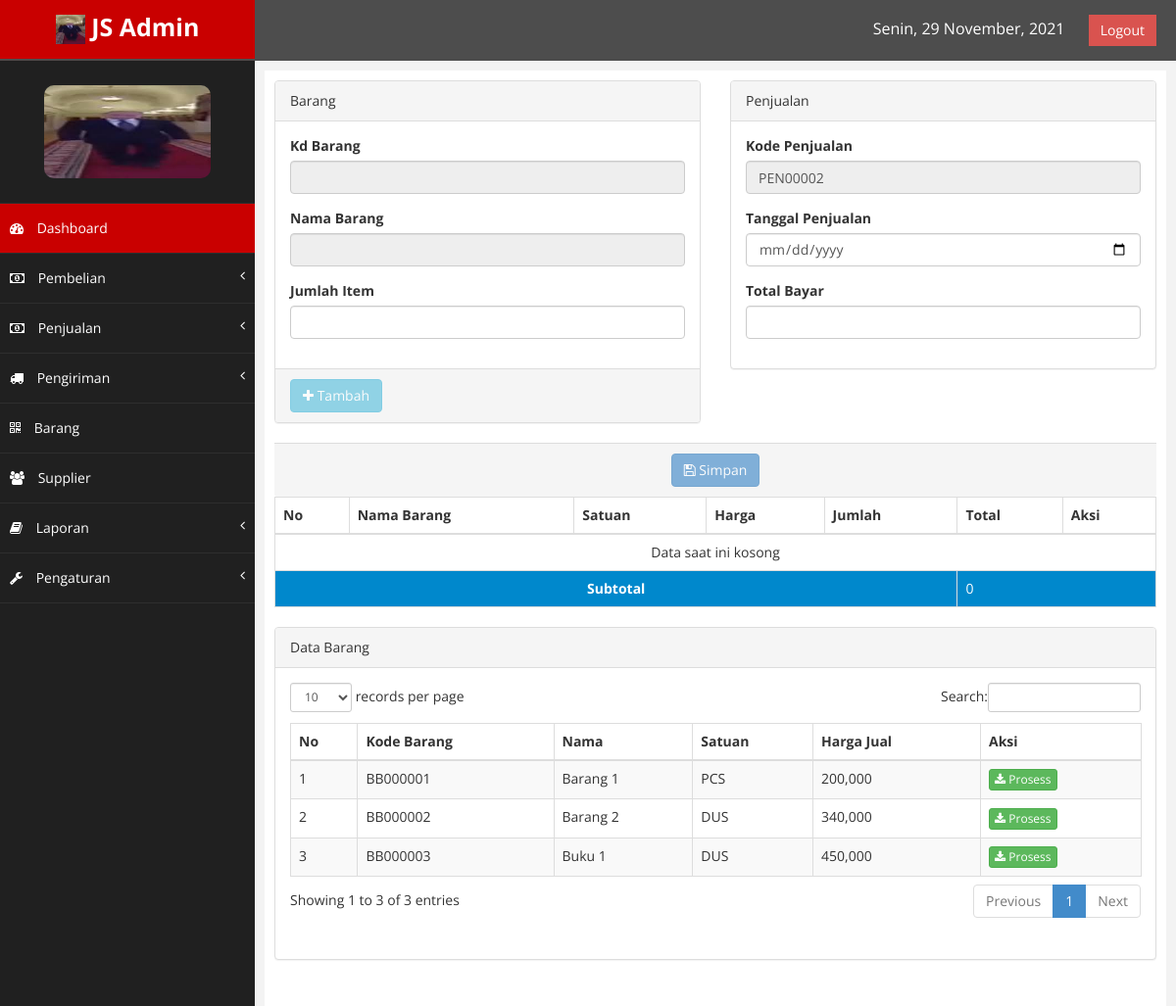
The page /index.php?page=tambahpenjualan (signed in) on the database its author committed.
### tables this page shows
CREATE TABLE IF NOT EXISTS `barang` (
  `kd_barang` varchar(8) NOT NULL,
  `nama_barang` varchar(60) NOT NULL,
  `satuan` varchar(20) NOT NULL,
  `harga_jual` int(15) NOT NULL,
  `harga_beli` int(15) NOT NULL,
  `stok` int(4) NOT NULL,
  `status` enum('1','0') NOT NULL DEFAULT '0',
  PRIMARY KEY (`kd_barang`)
);

### class/class.php (called while the page is built, shortened)
<?php
	class Penjualan extends Barang {
		public function kode_otomatis(){
			$qry = mysql_query("SELECT MAX(kd_penjualan) AS kode FROM penjualan");
			$pecah = mysql_fetch_array($qry);
			$kode = substr($pecah['kode'], 3,5);
			$jum = $kode + 1;
			if ($jum < 10) {
				$id = "PEN0000".$jum;
			}
			return $id;
		}
		public function tampil_barang_penjualan(){
			$qry = mysql_query("SELECT * FROM barang WHERE stok > 0 ORDER BY nama_barang ASC");
			while ($pecah = mysql_fetch_array($qry)) {
				$data[] = $pecah;
			}
			return $data;
		}
		public function cek_data_barangp($kode){
			$qry = mysql_query("SELECT * FROM penjualan_sementara WHERE kd_penjualan = '$kode'");
			$hitung = mysql_num_rows($qry);
			if ($hitung >=1) {
				return true;
			}
			else{
				return false;
			}
		}
		public function hitung_total_sementara($kode){
			$qry = mysql_query("SELECT sum(total) as jumlah FROM penjualan_sementara WHERE kd_penjualan = '$kode'");
			$pecah = mysql_fetch_array($qry);
			$cek = $this->cek_data_barangp($kode);
			if ($cek === true) {
				$subtotal = $pecah['jumlah'];
			}
			else{
				$subtotal = 0;
			}
			return $subtotal;
		}
	}
	$penjualan = new Penjualan();
?>

### tambahpenjualan.php (the view, shortened to what this page needs)
<?php
	$kode = $penjualan->kode_otomatis();
	$subtotal = $penjualan->hitung_total_sementara($kode);
	$cekbarang = $penjualan->cek_data_barangp($kode);
	$kdbar = "";
	$namabr = "";
?>
<div class="row">
	<div class="col-md-6">
		<div class="panel panel-default">
			<div class="panel-heading">
				Barang
			</div>
			<div class="panel-body">
				<form method="POST">
					<div class="form-group">
						<label>Kd Barang</label>
						<input type="text" class="form-control" id="kdbarang" name="kdbarang" disabled="disabled" value="<?php echo $kdbar; ?>">
					</div>
					<div class="form-group">
						<label>Nama Barang</label>
						<input type="text" class="form-control" disabled="disabled" value="<?php echo $namabr; ?>">
					</div>
					<div class="form-group">
						<label>Jumlah Item</label>
						<input type="number" class="form-control" name="item" id="item" max="10000" min="0">
					</div>
			</div>
			<div class="panel-footer">
			<?php if ($kdbar === ""): ?>
				<button class="btn btn-info" name="tambah" id="tambah" disabled="disabled"><i class="fa fa-plus"></i> Tambah</button>
			<?php endif ?>
			</div>
		</div>
	</div>
	<div class="col-md-6">
		<div class="panel panel-default">
			<div class="panel-heading">
				Penjualan
			</div>
			<div class="panel-body">
				<form method="POST">
					<div class="form-group">
						<label>Kode Penjualan</label>
						<input type="text" class="form-control" name="kdpenjualan" id="kdpenjualan" maxlength="8" readonly="true" value="<?php echo $kode; ?>">
					</div>
					<div class="form-group">
						<label>Tanggal Penjualan</label>
						<input type="date" class="form-control" name="tglpenjualan" id="tglpenjualan">
					</div>
					<div class="form-group">
						<label>Total Bayar</label>
						<input type="number" class="form-control" name="totalbayar" id="totalbayar">
					</div>
			</div>
		</div>
	</div>
	<div class="col-md-12">
		<div class="panel-footer" align="center">
		<?php if ($cekbarang === false): ?>
			<button id="formbtn" class="btn btn-primary" name="save" disabled="disabled"><i class="fa fa-save"></i> Simpan</button>
		<?php endif ?>
		</div>
	</div>
	<div class="col-md-12">
		<table class="table table-bordered table-responsive table-hover">
			<thead>
				<tr>
					<th>No</th>
					<th>Nama Barang</th>
					<th>Satuan</th>
					<th>Harga</th>
					<th>Jumlah</th>
					<th>Total</th>
					<th>Aksi</th>
				</tr>
			</thead>
			<tbody>
				<?php
					if ($cekbarang === false) {
						echo "<tr><td colspan='7' align='center'>Data saat ini kosong</td></tr>";
					}
					else{
					$br = $penjualan->tampil_barang_sementara($kode);
					foreach ($br as $index => $data) {
				?>
				<tr>
					<td><?php echo $index + 1; ?></td>
					<td><?php echo $data['nama_barang']; ?></td>
					<td><?php echo $data['satuan']; ?></td>
					<td><?php echo number_format($data['harga']); ?></td>
					<td><?php echo $data['item']; ?></td>
					<td><?php echo number_format($data['total']); ?></td>
					<td>
						<a href="index.php?page=tambahpenjualan&hapus=<?php echo $data['id_penjualan_sementara']; ?>" class="btn btn-danger btn-xs"><i class="fa fa-trash"></i> Hapus</a>
					</td>
				</tr>
				<?php } }?>
				<tr class="active">
					<td colspan="5" align="center"><strong>Subtotal</strong></td>
					<td colspan="2"><?php echo number_format($subtotal); ?></td>
				</tr>
			</tbody>
		</table>
	</div>
</div>
<div class="row">
    <div class="col-md-12">
        <div class="panel panel-default">
            <div class="panel-heading">
                Data Barang
            </div>
            <div class="panel-body">
                <div class="table">
                    <table class="table table-striped table-bordered table-hover" id="tabelku">
                        <thead>
                            <tr>
                                <th>No</th>
                                <th>Kode Barang</th>
                                <th>Nama</th>
                                <th>Satuan</th>
                                <th>Harga Jual</th>
                                <th>Aksi</th>
                            </tr>
                        </thead>
                        <tbody>
                            <?php
                                $brg = $penjualan->tampil_barang_penjualan();
                                foreach ($brg as $index => $data) {
                            ?>
                            <tr class="odd gradeX">
                                <td><?php echo $index + 1; ?></td>
                                <td><?php echo $data['kd_barang']; ?></td>
                                <td><?php echo $data['nama_barang']; ?></td>
                                <td><?php echo $data['satuan']; ?></td>
                                <td><?php echo number_format($data['harga_jual']); ?></td>
                                <td>
                                    <a href="index.php?page=tambahpenjualan&proses=<?php echo $data['kd_barang']; ?>" class="btn btn-success btn-xs"><i class="fa fa-download"></i> Prosess</a>
                                </td>
                            </tr>
                            <?php } ?>
                        </tbody>
                    </table>
                </div>
            </div>
        </div>
    </div>
</div>

### index.php (shortened to what this page needs)
<?php
  include 'class/class.php';
  function tglIndonesia($str){
    $tr   = trim($str);
    $str    = str_replace(array('Sun', 'Mon', 'Tue', 'Wed', 'Thu', 'Fri', 'Sat', 'January', 'February', 'March', 'April', 'May', 'June', 'July', 'August', 'September', 'October', 'November', 'December'), array('Minggu', 'Senin', 'Selasa', 'Rabu', 'Kamis', 'Jum\'at', 'Sabtu', 'Januari', 'Februari', 'Maret', 'April', 'Mei', 'Juni', 'Juli', 'Agustus', 'September', 'Oktober', 'November', 'Desember'), $tr);
    return $str;
  }
?>
<!DOCTYPE html>
<html lang="en">
<head>
    <link href="assets/css/bootstrap.css" rel="stylesheet" />
    <link href="assets/css/font-awesome.css" rel="stylesheet" />
    <link href="assets/css/custom.css" rel="stylesheet" />
    <link href="assets/js/dataTables/dataTables.bootstrap.css" rel="stylesheet" />
</head>
<body>
  <div id="wrapper">
    <nav class="navbar navbar-default navbar-cls-top " role="navigation" style="margin-bottom: 0">
      <div class="navbar-header">
        <a class="navbar-brand" href="index.php">
          <img src= "5.jpg" width="30" height="30" class="d-inline-block-align-top" alt>
          JS Admin
        </a>
      </div>
      <div style="color: white;padding: 15px 20px 15px 20px;float: right;font-size: 16px;">
        <span style="margin-right:20px"><?php echo tglIndonesia(date('D, d F, Y')); ?></span>
        <a href="index.php?page=logout" class="btn btn-danger square-btn-adjust">Logout</a>
      </div>
    </nav>
    <nav class="navbar-default navbar-side" role="navigation">
      <div class="sidebar-collapse">
        <ul class="nav" id="main-menu">
          <li class="text-center">
            <img src="gambar_admin/<?php echo $_SESSION['login_admin']['gambar']; ?>" class="user-image img-circle img-responsive"/>
          </li>
          <li>
            <a  class="active-menu" href="index.php"><i class="fa fa-dashboard"></i> Dashboard</a>
          </li>
          <li>
            <a  href="#"><i class="fa fa-money"></i> Pembelian<span class="fa arrow"></span></a>
          </li>
          <li>
            <a  href="#"><i class="fa fa-money"></i> Penjualan<span class="fa arrow"></span></a>
          </li>
          <li>
            <a href="#"><i class="fa fa-truck"></i> Pengiriman<span class="fa arrow"></span></a>
          </li>
          <li>
            <a  href="index.php?page=barang"><i class="fa fa-qrcode"></i> Barang</a>
          </li>
          <li>
            <a  href="index.php?page=supplier"><i class="fa fa-group"></i> Supplier</a>
          </li>
          <li>
            <a  href="#"><i class="fa fa-book"></i> Laporan<span class="fa arrow"></span></a>
          </li>
          <li>
            <a  href="#"><i class="fa fa-wrench"></i> Pengaturan<span class="fa arrow"></span></a>
          </li>
      </div>
    </nav>
    <div id="page-wrapper">
      <div id="page-inner">
        <?php
          if (isset($_GET['page'])) {
            if ($_GET['page']=="admin") {
              include 'admin.php';
            }
            elseif ($_GET['page']=="tambahadmin") {
              include 'tambahadmin.php';
            }
            elseif ($_GET['page']=="ubahadmin") {
              include 'ubahadmin.php';
            }
            elseif ($_GET['page']=="barang") {
              include 'barang.php';
            }
            elseif ($_GET['page']=="tambahbarang") {
              include 'tambahbarang.php';
            }
            elseif ($_GET['page']=="ubahbarang") {
              include 'ubahbarang.php';
            }
            elseif ($_GET['page']=="supplier") {
              include 'supplier.php';
            }
            elseif ($_GET['page']=="tambahsupplier") {
              include 'tambahsupplier.php';
            }
            elseif ($_GET['page']=="ubahsupplier") {
              include 'ubahsupplier.php';
            }
            elseif ($_GET['page']=="pembelian") {
              include 'pembelian.php';
            }
            elseif ($_GET['page']=="tambahpembelian") {
              include 'tambahpembelian.php';
            }
            elseif ($_GET['page']=="barangpembelian") {
              include 'barangpembelian.php';
            }
            elseif ($_GET['page']=="simpanbaranggudang") {
              include 'simpanbaranggudang.php';
            }
            elseif ($_GET['page']=="penjualan") {
              include 'penjualan.php';
            }
            elseif ($_GET['page']=="tambahpenjualan") {
              include 'tambahpenjualan.php';
            }
            elseif ($_GET['page']=="laporanpenjualan") {
              include 'laporanpenjualan.php';
            }
            elseif ($_GET['page']=="laporanpembelian") {
              include 'laporanpembelian.php';
            }
            elseif ($_GET['page']=="laporanprofit") {
              include 'laporanprofit.php';
            }
            elseif ($_GET['page']=="perusahaan") {
              include 'perusahaan.php';
            }
            elseif ($_GET['page']=="pengiriman") {
              include 'pengiriman.php';
            }
            elseif ($_GET['page']=="tambahresi") {
              include 'tambahresi.php';
            }
            elseif ($_GET['page']=="logout") {
              session_destroy();
              echo "<script>location='login/';</script>";
            }
          }
          else{
            include 'dashboard.php';
          }
        ?>
      </div>
    </div>
  </div>
</body>
</html>

### assets/css/custom.css (style rules this page uses)
body { font-family: 'Open Sans', sans-serif; }
#wrapper { width: 100%; background:#202020; }
#page-wrapper { padding: 10px 10px; min-height: 600px; background:#F3F3F3; }
#page-inner { width:100%; margin:5px 15px 5px 0px; background-color:#fff!important; padding:10px; min-height:1200px; }
.text-center { text-align:center; }
.square-btn-adjust { border: 0px solid transparent; -webkit-border-radius: 0px; -moz-border-radius: 0px; border-radius: 0px; }
.user-image { margin: 25px auto; -webkit-border-radius: 10px; -moz-border-radius: 10px; border-radius: 10px; max-height:170px; max-width:170px; }
.navbar-cls-top .navbar-brand { color: #C90000; background: #202020; width: 260px; text-align: center; height: 60px; font-size: 25px; font-weight: 700; }
.active-menu { background-color:#C90000!important; }
.arrow { float: right; }
.fa.arrow:before { content: "\f104"; }
.sidebar-collapse , .sidebar-collapse .nav { background:none; }
.sidebar-collapse .nav { padding:0; }
.sidebar-collapse .nav > li > a { color:#fff; background:#202020; text-shadow:none; }
.sidebar-collapse > .nav > li > a { padding:15px 10px; }
.sidebar-collapse > .nav > li { border-bottom: 1px solid rgba(107, 108, 109, 0.19); }
.navbar-side { border:none; background-color: #202020; }
.navbar-cls-top { background:#4D4D4D; border-bottom:none; }
.navbar-default { border:0px solid black; }
.navbar-header { background: #A70303; }
.nav > li > a > i { margin-right:10px; }
@media (min-width:768px) { #page-wrapper { margin: 0 0 0 260px; padding: 5px 10px; min-height: 1200px; } }
@media (min-width:768px) { .navbar-side { z-index: 1; position: absolute; width: 260px; } }
@media (min-width:768px) { .navbar { border-radius: 0px; } }

### rows shown on the page
barang: kd_barang "BB000001", nama_barang "Barang 1", satuan "PCS", harga_jual "200,000"
barang: kd_barang "BB000002", nama_barang "Barang 2", satuan "DUS", harga_jual "340,000"
barang: kd_barang "BB000003", nama_barang "Buku 1", satuan "DUS", harga_jual "450,000"

### other values the page prints
$subtotal "0"
